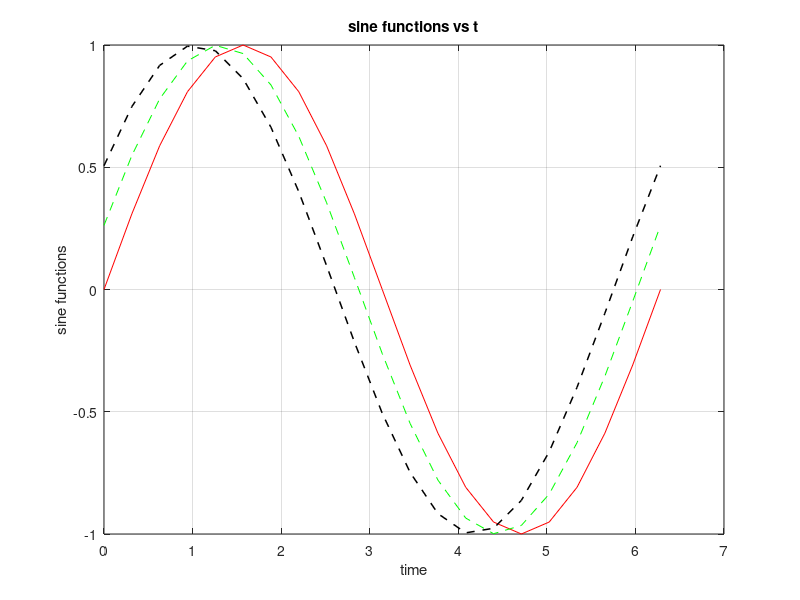

Source code (MATLAB):
%%Name Surname: Serkan Burak Örs
%Istanbul Technical University
%Aeronautics and Astronautics Faculty - Astronautical Engineering
%E-mail: orss19@itu.edu.tr
%BIL 113E - Summer 2020 - CRN:30156
%Instructor: Dr. Mustafa Resa Becan
%Week 3 - Date: 26/08/2020
%%
t=0:pi/10:2*pi;
y1=sin(t);
y2=sin(t-50);
y3=sin(t-100);
plot(t,y1,'r',t,y2,'g--',t,y3,'k--','LineWidth',1.1);
grid on;
xlabel('time');
ylabel('sine functions');
title('sine functions vs t');